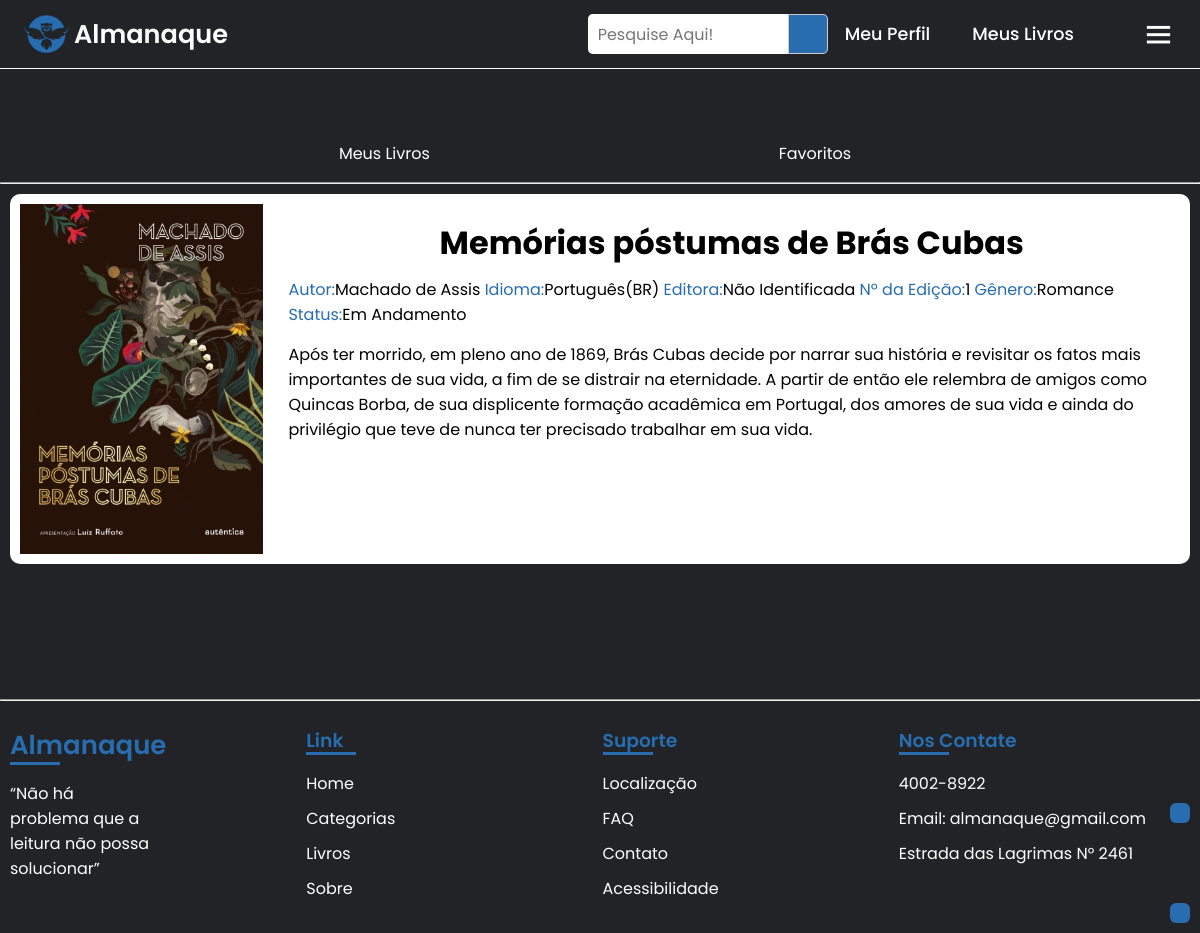
The app's page /usuario/meus_livros.php (signed in), older data.
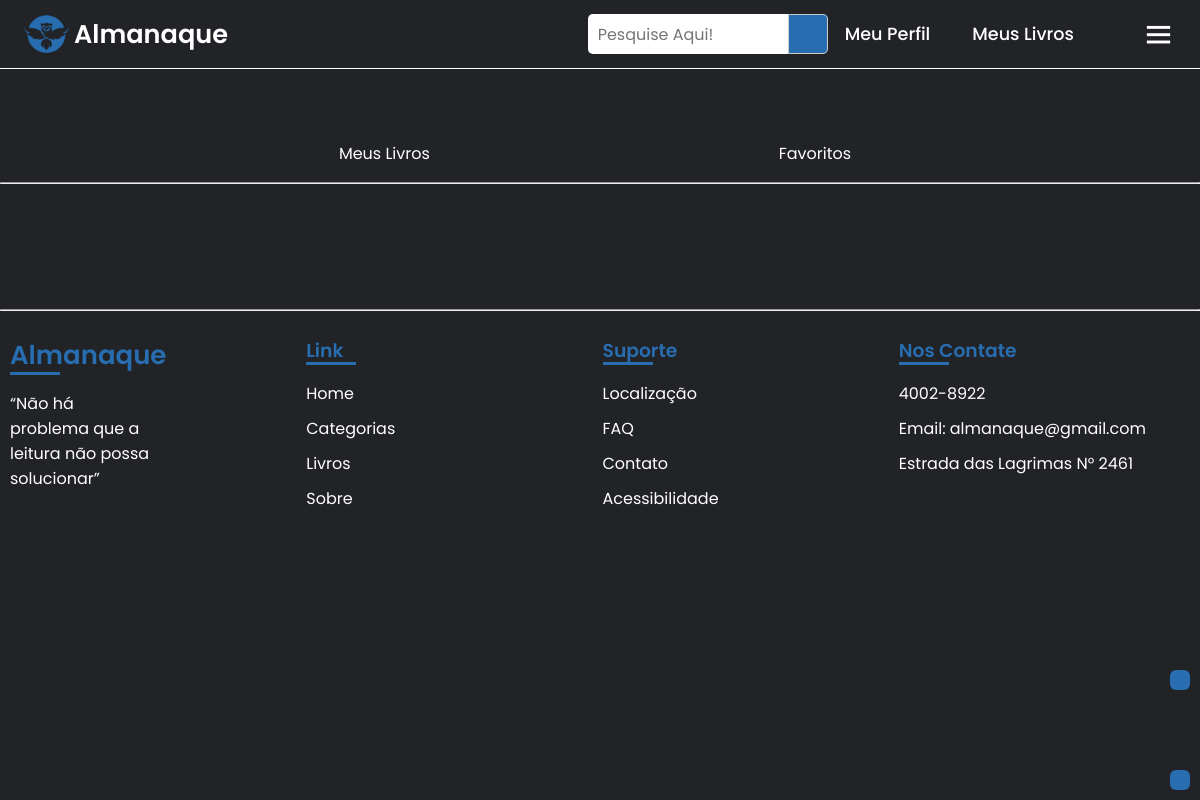
The same page, newer data.
### tables this page shows
CREATE TABLE `movimentacao` (
  `id_movimentacao` int NOT NULL,
  `data_saida_movimentacao` date DEFAULT NULL,
  `data_limite_movimentacao` date DEFAULT NULL,
  `data_volta_movimentacao` date DEFAULT NULL,
  `id_usuario` int NOT NULL,
  `id_livro` int NOT NULL,
  `id_status_movimentacao` int NOT NULL,
  `id_funcionario` int DEFAULT NULL COMMENT 'funcionario que fez a checagem da movimentação.'
);

CREATE TABLE `livro` (
  `id_livro` int NOT NULL,
  `nome_livro` varchar(150) NOT NULL,
  `editora_livro` varchar(50) NOT NULL,
  `id_genero` int NOT NULL,
  `num_edicao_livro` int NOT NULL,
  `estoque_livro` int NOT NULL,
  `url_imagem_livro` varchar(5000) DEFAULT NULL,
  `sinopse_livro` varchar(1000) DEFAULT NULL,
  `id_autor` int NOT NULL
);

CREATE TABLE `autor` (
  `id_autor` int NOT NULL,
  `nome_autor` varchar(50) NOT NULL,
  `pais_autor` varchar(50) NOT NULL,
  `nascimento_autor` int NOT NULL,
  `falecimento_autor` int DEFAULT NULL
);

CREATE TABLE `genero` (
  `id_genero` int NOT NULL,
  `nome_genero` varchar(100) NOT NULL
);

CREATE TABLE `status_movimentacao` (
  `id_status_movimentacao` int NOT NULL,
  `nome_status_movimentacao` varchar(50) NOT NULL
);

### usuario/meus_livros.php (the view, shortened to what this page needs)
<?php
if($_SESSION['id_sessao'] == 1) {
$id_usuario = $_SESSION['id_usuario'];
?>
<!DOCTYPE html>
<html lang="pt-br">
<head>
    <link rel="stylesheet" href="../css/style.css">
    <link rel="stylesheet" href="../css/livro-aberto.css">
    <link rel="stylesheet" href="../css/menu_gerenciar.css">
    <link href="https://cdn.jsdelivr.net/npm/remixicon@3.5.0/fonts/remixicon.css" rel="stylesheet">
    <link rel="stylesheet" href="https://unpkg.com/boxicons@latest/css/boxicons.min.css">
</head>
<body>
    <?php include('../include/import_menu_logado.php');
    include('../include/conexao.php'); ?>
<br><br><br><br><br>
    <?php include('../include/import_usuario.php'); ?>
<?php
$sql0 = mysqli_query($mysqli, "SELECT * FROM movimentacao WHERE id_usuario = '$id_usuario' AND id_status_movimentacao != 3");
while ($result = mysqli_fetch_array($sql0))
    {
            $id_livro = $result['id_livro'];
            $id_status_movimentacao = $result['id_status_movimentacao'];
        if($id_status_movimentacao != 5){
        $sql = mysqli_query($mysqli, "SELECT  *   FROM  livro WHERE id_livro = '$id_livro'");
        while ($result = mysqli_fetch_array($sql))
            {
                $nome_livro = $result['nome_livro'];
                $id_autor = $result['id_autor'];
                $id_genero = $result['id_genero'];
                $editora_livro = $result['editora_livro'];
                $num_edicao_livro = $result['num_edicao_livro'];
                $sinopse_livro = $result['sinopse_livro'];
                $url_imagem_livro = $result['url_imagem_livro'];
                    $sql2 = "SELECT * FROM autor id_autor WHERE id_autor = '$id_autor'";
                    $resultad2 = $mysqli->query($sql2);
                    while ($row = mysqli_fetch_array($resultad2))
                    {
                        $nome_autor = $row['nome_autor'];
                    }
                    $sql3 = "SELECT * FROM genero id_genero WHERE id_genero = '$id_genero'";
                    $resultad3 = $mysqli->query($sql3);
                    while ($row = mysqli_fetch_array($resultad3))
                    {
                        $nome_genero = $row['nome_genero'];
                    }
                    $sql4 = mysqli_query($mysqli, "SELECT * FROM status_movimentacao WHERE id_status_movimentacao = '$id_status_movimentacao'");
                    while ($result4 = mysqli_fetch_array($sql4))
                    {
                        $nome_status_movimentacao = $result4['nome_status_movimentacao'];
                    }
            }
                echo    "<div class='book-info-container'>
                            <img class='book-cover' src='../imagens/livro_capa/".$url_imagem_livro."' alt='Capa do Livro'>
                            <div class='book-info'>
                                <h1>".$nome_livro."</h1>
                                <div class='info-aberto'>
                                    <span class='info-conteudo'><span class='info-destaque'>Autor:</span>".$nome_autor."</span>
                                    <span class='info-conteudo'><span class='info-destaque'>Idioma:</span>Português(BR)</span>
                                    <span class='info-conteudo'><span class='info-destaque'>Editora:</span>".$editora_livro."</span>
                                    <span class='info-conteudo'><span class='info-destaque'>Nº da Edição:</span>".$num_edicao_livro."</span>
                                    <span class='info-conteudo'><span class='info-destaque'>Gênero:</span>".$nome_genero."</span>
                                    <span class='info-conteudo'><span class='info-destaque'>Status:</span>".$nome_status_movimentacao."</span>
                                </div>
                                <div class='text-sinopse'>
                                    <p>".$sinopse_livro."</p>
                                </div>
                                <div class='button-space'>";
                echo             "</div>
                            </div>
                        </div>";
            }
        }
    ?>
<br>
    <br><br><br><br>
    <?php include('../include/import_footer_logado.php');
    include('../include/acessibilidade.php') ?>
    <a id="link-acessibilidade" href="https://chrome.google.com/webstore/detail/selection-reader-text-to/fdffijlhedcdiblbingmagmdnokokgbi/related?hl=pt-BR"><i class="ri-speak-fill"></i></a>
    <a id="link-up" href="#"><i class="ri-arrow-up-double-line"></i></a>
</body>
</html>
<?php
}
else {
    echo "Você não pode acessar essa página, sua permissão é inválida";
}
?>

### include/import_menu_logado.php (shortened to what this page needs)
<header style="background-color: #222327; border-bottom: 1px solid">
        <a href="../index.php" class="logo"><img src="../imagens/logo_azul.png" style="width: 45px; margin-right: 5px;"><span style="margin-right: 5px;">Almanaque</span></a>
        <div class="main">
            <form action="../resultado_pesquisa.php">
                <div class="search-icon">
                <input name="busca" value="<?php if(isset($_GET['busca'])) echo $_GET['busca']; ?>" placeholder="Pesquise Aqui!" type="text">
                    <button type="submit" class="icon"><i class="ri-search-line"></i></button>
                </div>
            </form>
            <?php
            if(isset($_SESSION['id_sessao'])){
                if($_SESSION['id_sessao'] == 1) {
                    ?>
                            <a href="perfil.php" class="user"><i class="ri-user-fill"></i>Meu Perfil</a>
                            <a href="meus_livros.php" class="user"><i class="ri-book-fill"></i>Meus Livros</a>
                            <div class="bx bx-menu" id="menu-icon"></div>
                    <?php
                }
            }
            else{
                ?>
                <a href="../usuario_login.php" class="user"><i class="ri-user-fill"></i>Entrar</a>
                <a href="../usuario_cadastro.php">Cadastrar</a>
                <div class="bx bx-menu" id="menu-icon"></div>
            <?php
            }
            ?>
        </div>
    </header>

### include/import_usuario.php
<div class="menu_gerenciar">
    <section>
        <div class="gerenciar_cont">
            <div class="gerenciar_titulo_menu">
                <a href="meus_livros.php">Meus Livros</a>
            </div>
        </div>
        <div class="gerenciar_cont">
            <div class="gerenciar_titulo_menu">
                <a href="meus_favoritos.php">Favoritos</a>
            </div>
        </div>
    </section>
</div><hr>

### include/import_footer_logado.php
<hr><br>
    <footer>
        <div class="container">
            <ul>
                <div class="col">
                    <a href="../index.php"><h3 style="font-size: 26px;">Almanaque</h3></a>
                </div>
                <p style="margin-right: 150px;">“Não há problema que a leitura não possa solucionar”</p>
                <div class="rede-sociais">
                    <a href="#"><i class="ri-facebook-circle-fill"></i></a>
                    <a href="#"><i class="ri-whatsapp-fill"></i></a>
                    <a href="#"><i class="ri-twitter-x-line"></i></a>
                    <a href="#"><i class="ri-mail-fill"></i> </a>
                </div>
            </ul>
            <ul class="link">
                <div class="col">
                    <h3>Link</h3>
                    <div class="links">
                        <li><a href="../index.php">Home</a></li>
                        <li><a href="../generos_literario.php">Categorias</a></li>
                        <li><a href="../livros.php">Livros</a></li>
                        <li><a href="../sobre.php">Sobre</a></li>
                    </div>
                </div>
            </ul>
            <ul class="link">
                <div class="col">
                    <h3>Suporte</h3>
                    <div class="links">
                        <li><a href="../localizacao.php">Localização</a></li>
                        <li><a href="../faq.php">FAQ</a></li>
                        <li><a href="#">Contato</a></li>
                        <li><a href="https://chrome.google.com/webstore/detail/selection-reader-text-to/fdffijlhedcdiblbingmagmdnokokgbi/related?hl=pt-BR">Acessibilidade</a></li>
                    </div>
                </div>
            </ul>
            <ul class="link">
                <div class="col">
                    <h3>Nos Contate</h3>
                    <div class="links">
                        <li><p>4002-8922</p>
                        <li><a href="#  ">Email: almanaque@gmail.com</a></li>
                        <p>Estrada das Lagrimas N° 2461</p>
                    </div>
                </div>
            </ul>
    </footer>

### css/style.css (style rules this page uses)
* { padding: 0; margin: 0; box-sizing: border-box; font-family: 'Poppins', sans-serif; text-decoration: none; list-style: none; }
:root { --bg-color: #222327; --text-color: #fff; --main-color: #276daf; }
body { min-height: 100vh; background: var(--bg-color); color: var(--text-color); }
header { position: fixed; width: 100%; top: 0; right: 0; z-index: 1000; display: flex; align-items: center; justify-content: space-between; padding: 28px 8%; transition: all .50s ease; }
.logo { display: flex; align-items: center; }
.logo span { color: var(--text-color); font-size: 1.6rem; font-weight: 600; }
.main { display: flex; align-items: center; }
.main a { margin-right: 25px; margin-left: 10px; color: var(--text-color); font-size: 1.1rem; font-weight: 500; transition: all .50s ease; }
.user, .user-sessao { display: flex; align-items: center; }
#menu-icon { font-size: 35px; color: var(--text-color); cursor: pointer; z-index: 10001; display: none; }
.search-icon { height: 40px; width: 240px; display: flex; background: var(--main-color); border-radius: 5px; }
.search-icon input { height: 100%; width: 200px; border: none; outline: none; padding: 0 10px; color: #000; font-size: 16px; border-radius: 5px 0 0 5px; }
.search-icon .icon { height: 100%; width: 40px; line-height: 40px; text-align: center; border: 1px solid #cccccc; border-radius: 0 5px 5px 0; cursor: pointer; }
.icon { background: var(--main-color); }
.search-icon { margin: auto; }
footer { background-color: var(--bg-color); }
footer .container h3 { color: var(--main-color); }
.link a { color: var(--text-color); }
.container { display: flex; margin-left: 10px; margin-right: 5px; }
footer .container ul { width: 25%; }
footer .container h3 { margin-bottom: 16px; font-weight: 600; }
footer .container ul > p { margin-bottom: 10px; }
footer .container li { margin: 10px 0; }
.col h3 { color: #276daf; margin-bottom: 20px; position: relative; cursor: pointer; }
.col h3::after { content: ''; height: 3px; width: 50px; background-color: var(--main-color); position: absolute; bottom: 0; left: 0; transition: 0.3s ease; }
.col .links a { display: block; text-decoration: none; color: var(--text-color); margin-bottom: 5px; position: relative; transition: 0.7s ease; }
.col .links a:before { content: ''; height: 16px; width: 3px; position: absolute; top: 5px; left: -10px; background-color: var(--main-color); transition: 0.5s ease; opacity: 0; }
@media (max-width: 1700px) { header { padding: 28px 4%; transition: .2s; } }
@media (max-width: 1500px) { header { padding: 14px 2%; transition: .2s; } }
@media (max-width: 1320px) { #menu-icon { display: block; } }
@media (max-width: 1320px) { .main a { text-align: center; } }
#link-up { z-index: 1; position: fixed; color: white; background-color: #276daf; padding: 10px; right: 10px; bottom: 10px; border-radius: 30%; transition: all .50s ease; }
#link-acessibilidade { z-index: 1; position: fixed; color: white; background-color: #276daf; padding: 10px; margin-bottom: 100px; right: 10px; bottom: 10px; border-radius: 30%; transition: all .50s ease; }

### css/livro-aberto.css (style rules this page uses)
:root { --bg-color: #222327; --text-color: #fff; --main-color: #276daf; }
.book-info-container { margin: auto; padding: 10px; display: flex; text-align: center; margin: 10px; background-color: white; border-radius: 10px; }
.book-info { color: black; padding: 5px; text-align: left; }
.book-cover { margin-top: auto; margin-bottom: auto; margin-right: 20px; width: 250px; height: 350px; }
.info-destaque { color: var(--main-color); }
.info-conteudo { word-break: initial; }
.book-info p, .info-aberto { padding-bottom: 15px; }
.book-info h1 { text-align: center; padding-top: 10px; padding-bottom: 10px; }

### css/menu_gerenciar.css (style rules this page uses)
:root { --bg-color: #222327; --text-color: #fff; --main-color: #276daf; }
section { justify-content: space-evenly; vertical-align: top; display: flex; }
.gerenciar_cont { margin-top: 1rem; padding-right: 10px; padding-bottom: 1rem; cursor: pointer; }
.gerenciar_titulo_menu { display: flex; align-items: center; transition: all .50s ease; }
.menu_gerenciar { text-align: center; }
a { color: #fff; text-decoration: none; transition: all .50s ease ; }

Row changes from the older to the newer data that the page shows:
no longer on this page (row edited): movimentacao: id_livro.url_imagem_livro (picture), id_livro.nome_livro "Memórias póstumas de Brás Cubas", autor.nome_autor "Machado de Assis", id_livro.editora_livro "Não Identificada", id_livro.num_edicao_livro "1", genero.nome_genero "Romance", id_status_movimentacao.nome_status_movimentacao "Em Andamento", id_livro.sinopse_livro "Após ter morrido, em pleno ano de 1869, Brás Cubas decide por narrar sua história e revisitar os fatos mais importantes de sua vida, a fim de se distrair na eternidade. A partir de então ele relembra de amigos como Quincas Borba, de sua displicente formação acadêmica em Portugal, dos amores de sua vida e ainda do privilégio que teve de nunca ter precisado trabalhar em sua vida."
